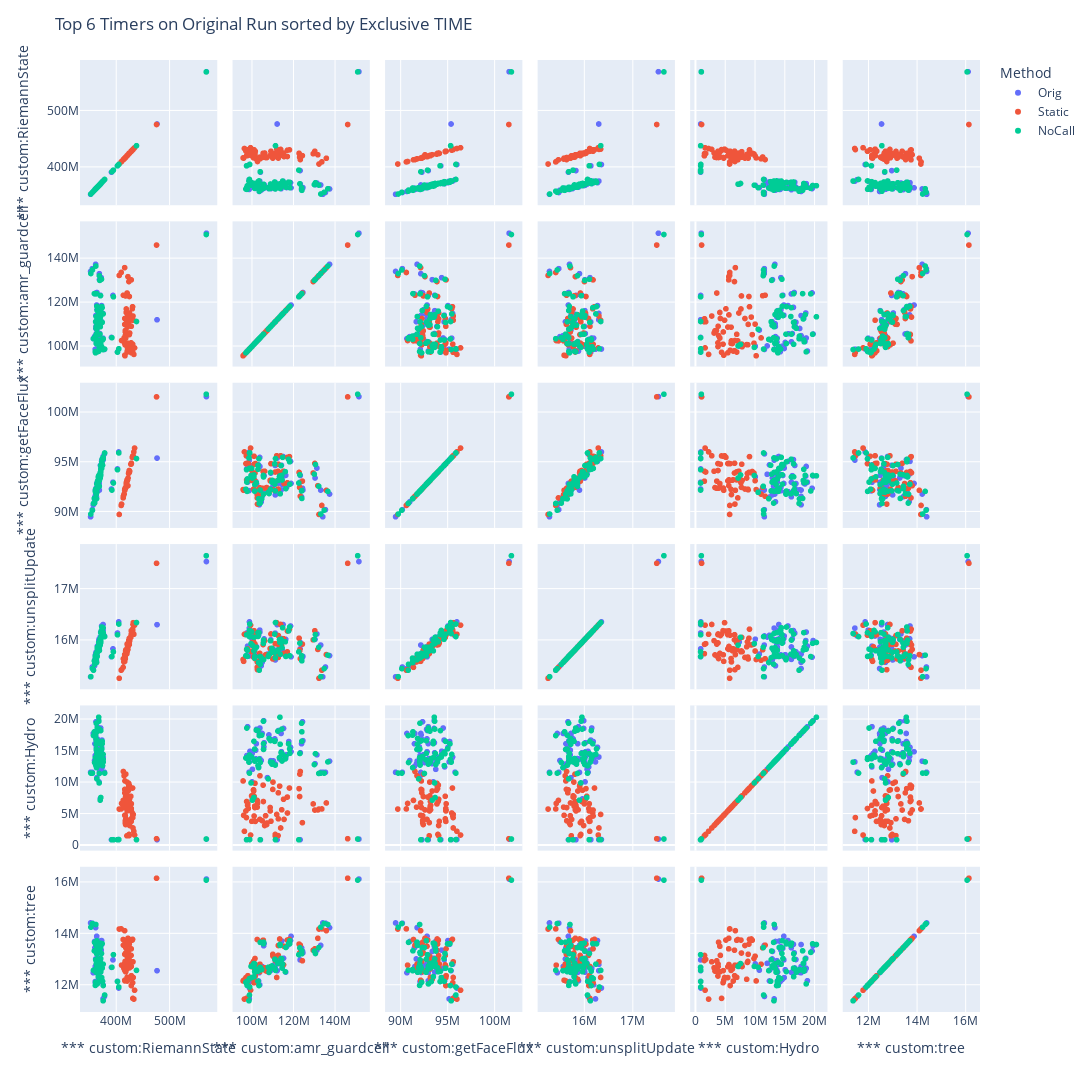

Notebook code for this chart:
### Code cell
pd.options.plotting.backend = "plotly"


title = 'Top 6 Timers on Original Run sorted by Exclusive TIME'

fig = px.scatter_matrix(non_normal_df, dimensions=top_timers, color='Method', hover_data=['Node'])
fig.update_layout(height=1500, width=1500, title=title)
fig.write_html("/home/users/MTrappett/Flash5_theta/splom_orig_nocall_noMPI_non_norm.html")

fig.show()
